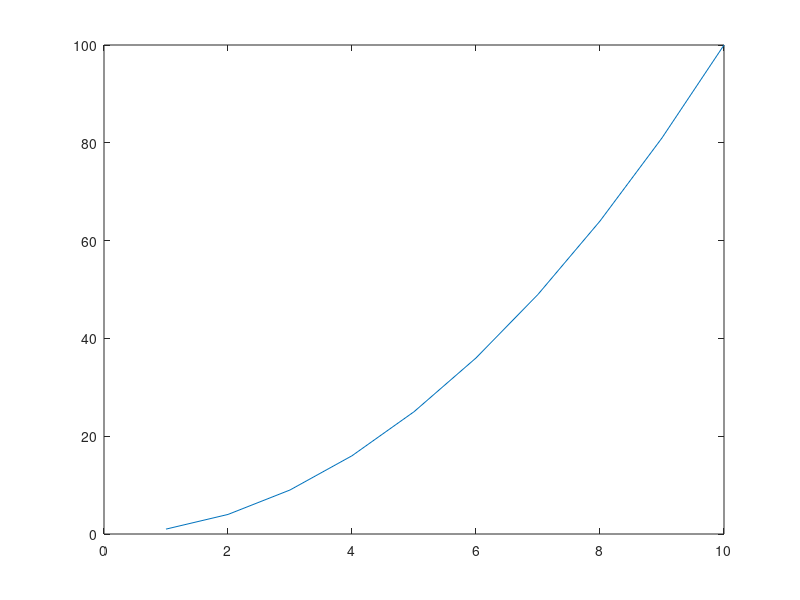
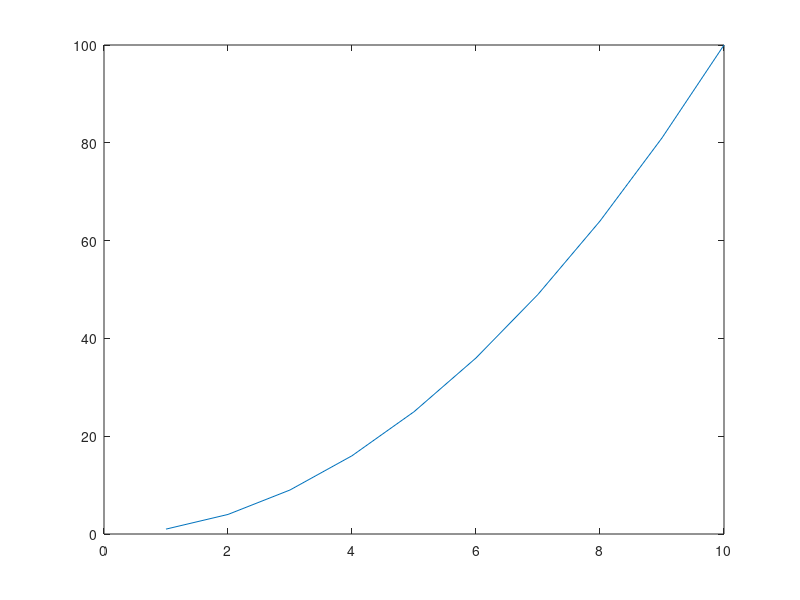
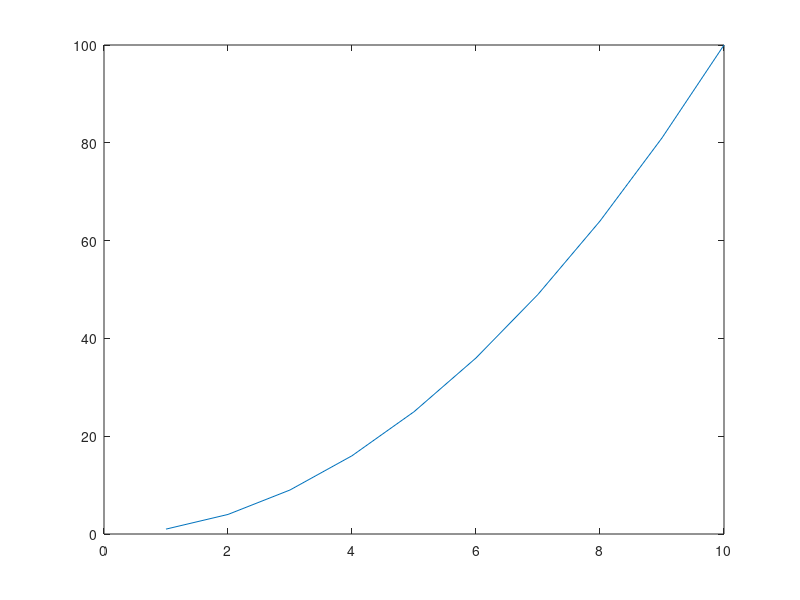
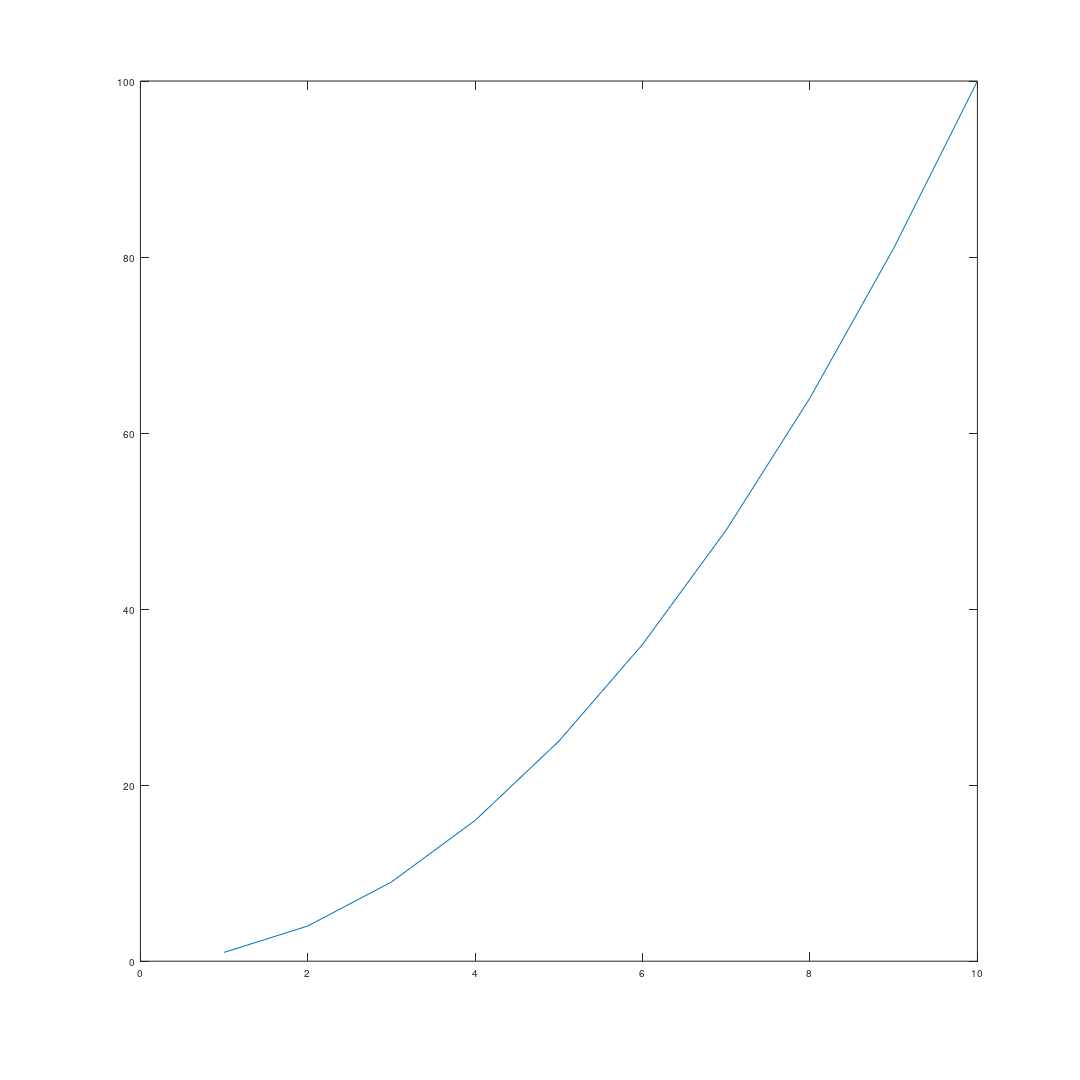

These figures' MATLAB source, in order:
%% SPEICHERN VON ABBILDUNGEN
clear;close all;clc

% Die Funktion print() bietet die Moeglichkeit seine erstellen Grafiken
% direkt aus dem Skript heraus abzuspeichern.

% Erstellen einer Testdatenreihe
x=1:10;
y=x.^2;

%% Plotten und speichern der Werte
% Erstellen einer figure mit figure-Nummer
figure(1)

% Plotten der y-Werte gegen die x-Werte
plot(x,y)

% Speichern der Datei in den gaengien Formaten pdf, png und eps. Es werden
% die Nummer der figure (1), das Format ('-dFORMAT') und der Dateiname
% (optional mit Verzeichnis) angegeben
print(1,'-dpdf','./matlab_testplot.pdf')
print(1,'-dpng','./matlab_testplot.png')
print(1,'-depsc','./matlab_testplot.eps') % c(olor) fuer farbige eps-Datei

%% Einstellung der Hoehe und Breite einer Abbildung
% PDF-Dateien werden standardmaessig auf DIN A4 Seiten gespeichert. Wenn
% man dieser verhindern, oder generell die Maße seiner Abbildungen
% bestimmen moechte, koennen die Parameter 'PaperSize' und 'PaperPosition'
% angegeben werden. Als 'PaperSize' wird ein Vektor mit der Breite und
% Hoehe angegebene. 'PaperPosition' ist ein Vektor mit der linken unteren
% Ecke ([0 0]) sowie Breite und Höhe ([15 15]). Die Aenderungen sind
% erst in der gespeicherten Datei sichtbar und beziehen sich nicht auf die
% figure in Matlab!
set(gcf,'units','centimeters','PaperSize',[15 15], ... 
    'PaperPosition',[0 0 15 15]);

% Speichern der Datei mit der neuen Groesse als pdf
print(1,'-dpdf','./matlab_testplot_parameter.pdf')
